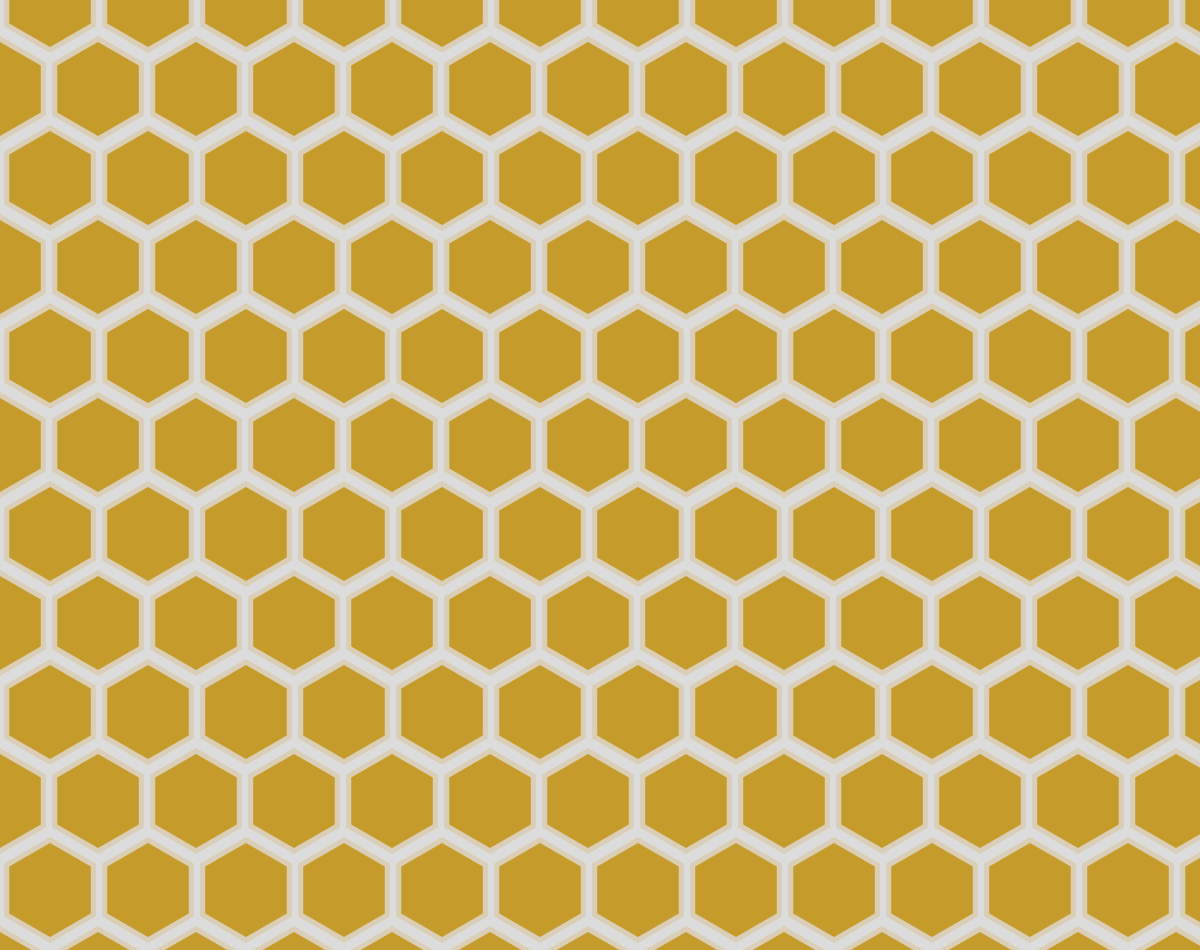
Frame 1 (no input)
Frame 60 (no input): identical to frame 1, image omitted
Frame 120 (the mouse pressed at the canvas centre since frame 60): identical to frame 1, image omitted

The p5.js sketch that drew this single still picture (run headless with seeded random() and noise() and a simulated clock; from frame 60 on, the mouse is pressed at the canvas centre):

// p5.js sketch
// ── sketch.js
// https://mathstat.slu.edu/escher/index.php/Islamic_Patterns_Exploration

const originalSegments = [[0,0],[100,0],[100,100],[0,100], [40,100]];

function setup() {
  createCanvas(windowWidth, windowHeight-50);
  console.log(windowWidth, windowHeight);
  background(220);
  createUI();
}

n = 6;
r = 50;
offset = 0;
//layerXOffset = -8;
//layerYOffset = -8;
rotation = 1.01;

function draw(){
  stroke(218,207,182);
  strokeWeight(5);
  background(220);
  fill(197, 156, 43);
  // r += 0.05;
  offset += rotationSlider.value();
  tesselate(nGonSlider.value(),r,radialOffsetSlider.value() * PI+offset);
}

function drawShape(segments, xOffset, yOffset){
  beginShape();
  for (let ver of segments){
    vertex(ver[0] + xOffset, ver[1] + yOffset);
  }
  endShape(CLOSE);
}

function tesselate(n,r,offset){
  layerXOffset = xOffsetSlider.value();
  layerYOffset = yOffsetSlider.value();
  for (let xOffset = 0; xOffset < windowWidth + r; xOffset += 101 + layerXOffset){
    for (let yOffset = 0; yOffset < windowHeight + r; yOffset += 101 + layerYOffset){
      if (yOffset % 2 === 0) {
        drawShape(generateNGon(n,r,offset), xOffset+shiftSlider.value(), yOffset);
      } else {
        drawShape(generateNGon(n,r,offset), xOffset, yOffset);
      }
    }
  }
}

function generateNGon(n, r, offset){
  gon = []
  for (let i = 0; i < n; i++) {
    const x = r * cos(offset + (i * TWO_PI) / n);
    const y = r * sin(offset + (i * TWO_PI) / n);
    //circle(x, y, 5);
    gon.push([x, y]);
  }
  return gon
}

function createUI() {
  nGonSlider = createSlider(3,12,6);
  // something is wrong here
  radialOffsetSlider = createSlider(0, 2*PI, 0.5, 0);
  xOffsetSlider = createSlider(-15, 12, -3);
  yOffsetSlider = createSlider(-15, 12, -12);
  shiftSlider = createSlider(0, 100);
  rotationSlider = createSlider(0, 1, 0, 0);
  
  const sliders = [rotationSlider, shiftSlider, yOffsetSlider, xOffsetSlider, radialOffsetSlider, nGonSlider];
  sliders.map(slider=>slider.input(updateSettings))
  //freqSliderA.input(updateSettings);
  //freqSliderB.input(updateSettings);
}

function updateSettings(e){
  console.log(e.target.value)
}
